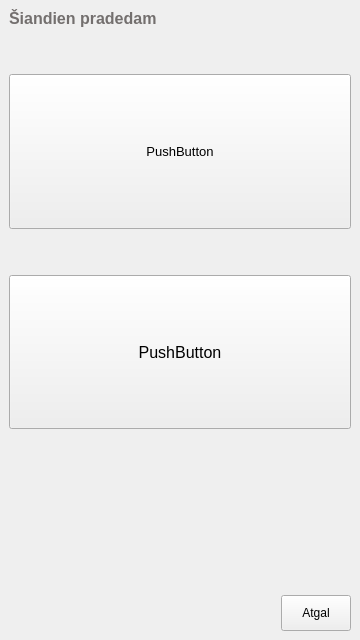
<?xml version="1.0" encoding="UTF-8"?>
<ui version="4.0">
 <class>FeelingLucky</class>
 <widget class="QMainWindow" name="FeelingLucky">
  <property name="geometry">
   <rect>
    <x>0</x>
    <y>0</y>
    <width>360</width>
    <height>640</height>
   </rect>
  </property>
  <property name="windowTitle">
   <string>MainWindow</string>
  </property>
  <property name="styleSheet">
   <string notr="true">#FeelingLucky { border-image:url(:/images/background.png); } </string>
  </property>
  <widget class="QWidget" name="centralwidget">
   <layout class="QVBoxLayout" name="verticalLayout">
    <item>
     <widget class="QLabel" name="txtLabel">
      <property name="font">
       <font>
        <pointsize>12</pointsize>
        <weight>75</weight>
        <bold>true</bold>
       </font>
      </property>
      <property name="styleSheet">
       <string notr="true">#txtLabel {color:#736F6E;}</string>
      </property>
      <property name="text">
       <string>Šiandien pradedam</string>
      </property>
     </widget>
    </item>
    <item>
     <spacer name="verticalSpacer_3">
      <property name="orientation">
       <enum>Qt::Vertical</enum>
      </property>
      <property name="sizeHint" stdset="0">
       <size>
        <width>20</width>
        <height>40</height>
       </size>
      </property>
     </spacer>
    </item>
    <item>
     <widget class="QPushButton" name="btnBeer">
      <property name="sizePolicy">
       <sizepolicy hsizetype="Minimum" vsizetype="Minimum">
        <horstretch>0</horstretch>
        <verstretch>6</verstretch>
       </sizepolicy>
      </property>
      <property name="font">
       <font>
        <pointsize>10</pointsize>
       </font>
      </property>
      <property name="styleSheet">
       <string notr="true">border-image:url(:/images/lucky.png)</string>
      </property>
      <property name="text">
       <string>PushButton</string>
      </property>
      <property name="icon">
       <iconset resource="Images.qrc">
        <normaloff>:/images/alus.png</normaloff>:/images/alus.png</iconset>
      </property>
      <property name="iconSize">
       <size>
        <width>48</width>
        <height>48</height>
       </size>
      </property>
     </widget>
    </item>
    <item>
     <spacer name="verticalSpacer_2">
      <property name="orientation">
       <enum>Qt::Vertical</enum>
      </property>
      <property name="sizeHint" stdset="0">
       <size>
        <width>20</width>
        <height>40</height>
       </size>
      </property>
     </spacer>
    </item>
    <item>
     <widget class="QPushButton" name="btnPub">
      <property name="sizePolicy">
       <sizepolicy hsizetype="Minimum" vsizetype="Minimum">
        <horstretch>0</horstretch>
        <verstretch>6</verstretch>
       </sizepolicy>
      </property>
      <property name="font">
       <font>
        <pointsize>12</pointsize>
       </font>
      </property>
      <property name="styleSheet">
       <string notr="true">border-image:url(:/images/lucky.png)</string>
      </property>
      <property name="text">
       <string>PushButton</string>
      </property>
     </widget>
    </item>
    <item>
     <spacer name="verticalSpacer">
      <property name="orientation">
       <enum>Qt::Vertical</enum>
      </property>
      <property name="sizeType">
       <enum>QSizePolicy::MinimumExpanding</enum>
      </property>
      <property name="sizeHint" stdset="0">
       <size>
        <width>20</width>
        <height>160</height>
       </size>
      </property>
     </spacer>
    </item>
    <item>
     <layout class="QHBoxLayout" name="horizontalLayout">
      <item>
       <spacer name="horizontalSpacer">
        <property name="orientation">
         <enum>Qt::Horizontal</enum>
        </property>
        <property name="sizeHint" stdset="0">
         <size>
          <width>40</width>
          <height>20</height>
         </size>
        </property>
       </spacer>
      </item>
      <item>
       <widget class="QPushButton" name="btnBack">
        <property name="styleSheet">
         <string notr="true">#btnBack{
border-image:url(:/images/batonas.png);
padding:10px 20px 10px 20px;
}</string>
        </property>
        <property name="text">
         <string>Atgal</string>
        </property>
       </widget>
      </item>
     </layout>
    </item>
   </layout>
  </widget>
 </widget>
 <resources>
  <include location="Images.qrc"/>
 </resources>
 <connections/>
</ui>
